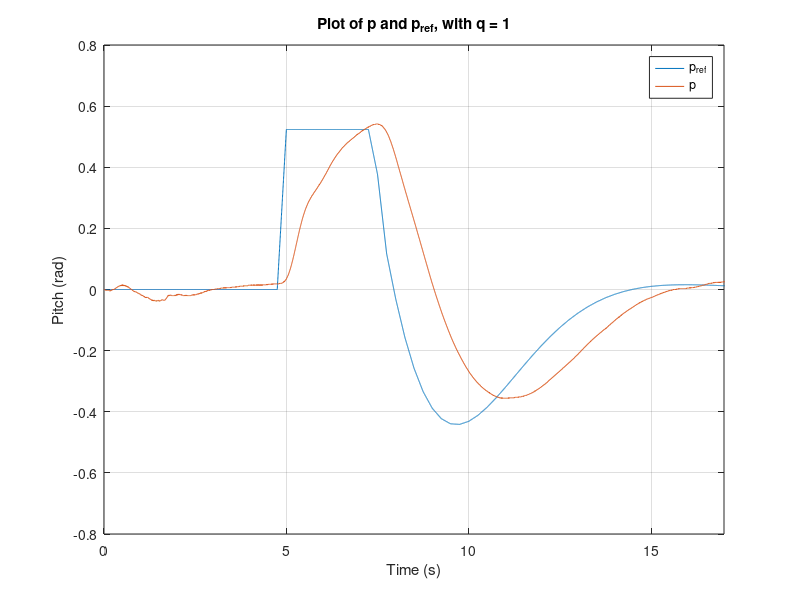
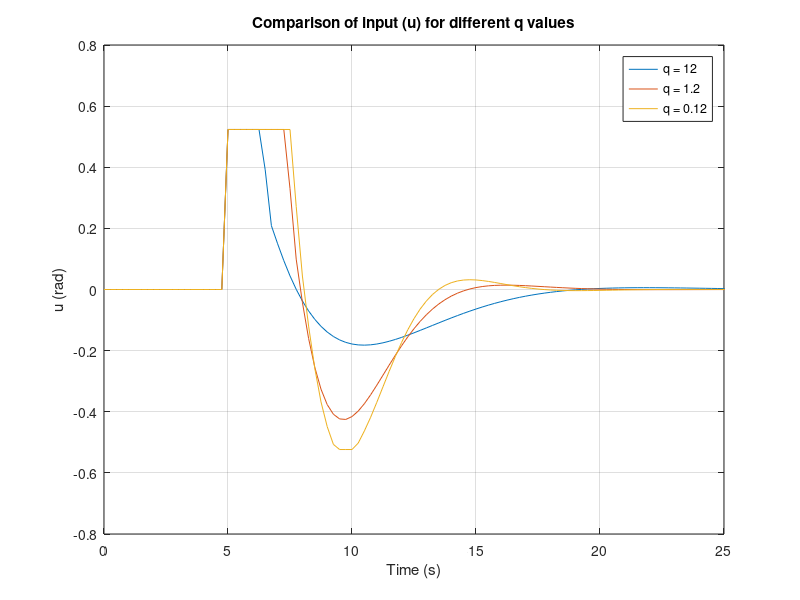
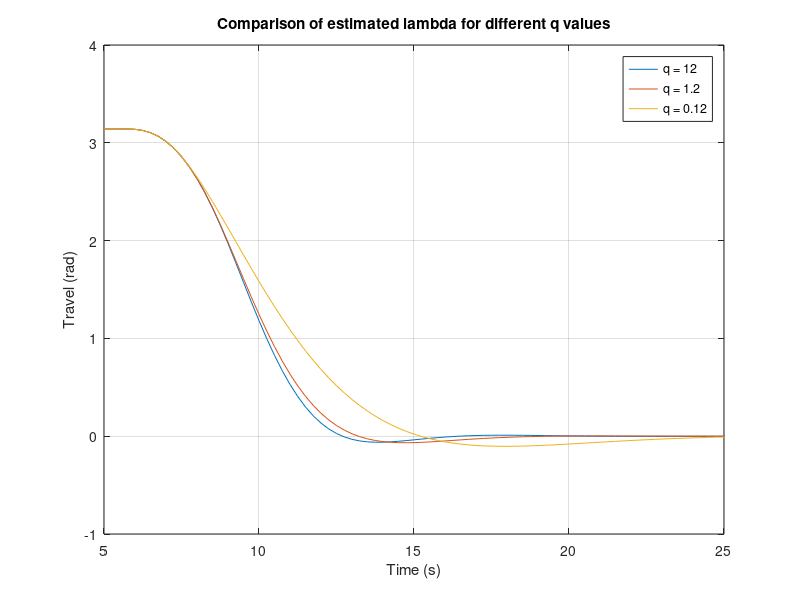

MATLAB code to generate these figures, in order: (Note: this script raises an error after producing the figures.)
clear all; clc;

data=load('Excersize_5.mat');

array = data.ans;

t = array(1,:);
p_ref = array(2,:);
p = array(3,:);
travel = array(4,:);

figure(1);
plot(t, p_ref, t, p),grid;
legend("p_{ref}","p");
ylabel("Pitch (rad)");
xlabel("Time (s)");
title("Plot of p and p_{ref}, with q = 1");
xlim([0,17]);


data_12 = load("data_12.mat");
data_1_2 = load("data_1_2.mat");
data_0_12 = load("data_0_12.mat");

plt_matrix = [data_12.data12'; data_1_2.data'; data_0_12.data'];

figure(6)
plot(plt_matrix(1,:),plt_matrix(2,:),plt_matrix(1,:),plt_matrix(4,:),plt_matrix(1,:),plt_matrix(6,:)),grid
legend("q = 12", "q = 1.2", "q = 0.12");
ylabel("u (rad)")
xlabel("Time (s)")
title("Comparison of input (u) for different q values");
xlim([0,25]);


%% travel comprasison
data_12 = load("travel_12.mat");
data_1_2 = load("travel_1.2.mat");
data_0_12 = load("travel_0.12.mat");

plt_matrix = [data_0_12.data'; data_1_2.data'; data_12.data'];
figure(7)
plot(plt_matrix(1,:),plt_matrix(2,:),plt_matrix(1,:),plt_matrix(3,:),plt_matrix(1,:),plt_matrix(4,:)),grid
legend("q = 12", "q = 1.2", "q = 0.12");
ylabel("Travel (rad)")
xlabel("Time (s)")
title("Comparison of estimated {\lambda} for different q values");
xlim([5,25]);


fys_data_12 = load("fys_travel_12.mat");
fys_data_1_2 = load("fys_travel_1.2.mat");
fys_data_0_12 = load("fys_travel_0.12.mat");


fys_plt_matrix = [fys_data_12.ans(1,1:141);fys_data_12.ans(2,1:141)+pi;data_12.data'];
figure(8)
plot(fys_plt_matrix(1,:),fys_plt_matrix(2,:),fys_plt_matrix(1,:),fys_plt_matrix(3,:)),grid
legend("{\lambda}", "{\lambda}*");
ylabel("Travel (rad)")
xlabel("Time (s)")
title("Comparison of observed {\lambda} and estimated {\lambda}*");
xlim([0,35]);


